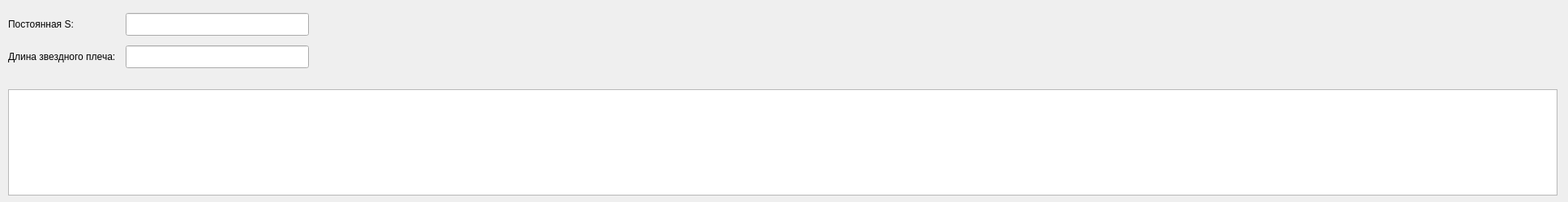
<?xml version="1.0" encoding="UTF-8"?>
<ui version="4.0">
 <class>Dialog</class>
 <widget class="QDialog" name="Dialog">
  <property name="geometry">
   <rect>
    <x>0</x>
    <y>0</y>
    <width>1934</width>
    <height>249</height>
   </rect>
  </property>
  <property name="windowTitle">
   <string>Dialog</string>
  </property>
  <widget class="QTextBrowser" name="label_y">
   <property name="geometry">
    <rect>
     <x>10</x>
     <y>110</y>
     <width>1911</width>
     <height>131</height>
    </rect>
   </property>
  </widget>
  <widget class="QWidget" name="gridLayoutWidget">
   <property name="geometry">
    <rect>
     <x>10</x>
     <y>10</y>
     <width>371</width>
     <height>81</height>
    </rect>
   </property>
   <layout class="QGridLayout" name="gridLayout_2">
    <item row="0" column="0">
     <widget class="QLabel" name="label_37">
      <property name="text">
       <string>Постоянная S:</string>
      </property>
      <property name="alignment">
       <set>Qt::AlignLeading|Qt::AlignLeft|Qt::AlignVCenter</set>
      </property>
     </widget>
    </item>
    <item row="0" column="1">
     <widget class="QLineEdit" name="label_a">
      <property name="font">
       <font>
        <pointsize>13</pointsize>
       </font>
      </property>
     </widget>
    </item>
    <item row="1" column="0">
     <widget class="QLabel" name="label_2">
      <property name="maximumSize">
       <size>
        <width>195</width>
        <height>20</height>
       </size>
      </property>
      <property name="text">
       <string>Длина звездного плеча:  </string>
      </property>
      <property name="alignment">
       <set>Qt::AlignLeading|Qt::AlignLeft|Qt::AlignVCenter</set>
      </property>
     </widget>
    </item>
    <item row="1" column="1">
     <widget class="QLineEdit" name="label_length">
      <property name="font">
       <font>
        <pointsize>13</pointsize>
       </font>
      </property>
     </widget>
    </item>
   </layout>
  </widget>
 </widget>
 <resources/>
 <connections/>
</ui>
